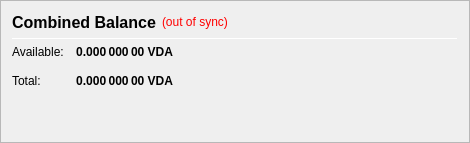
                   <widget class="QFrame" name="frame_CombinedBalances">
                    <property name="minimumSize">
                     <size>
                      <width>470</width>
                      <height>0</height>
                     </size>
                    </property>
                    <property name="frameShape">
                     <enum>QFrame::StyledPanel</enum>
                    </property>
                    <property name="frameShadow">
                     <enum>QFrame::Raised</enum>
                    </property>
                    <layout class="QVBoxLayout" name="verticalLayout_5">
                     <item>
                      <layout class="QHBoxLayout" name="horizontalLayout_5" stretch="0,0,0">
                       <item>
                        <widget class="QLabel" name="label_5z">
                         <property name="minimumSize">
                          <size>
                           <width>0</width>
                           <height>20</height>
                          </size>
                         </property>
                         <property name="font">
                          <font>
                           <pointsize>12</pointsize>
                           <weight>75</weight>
                           <bold>true</bold>
                          </font>
                         </property>
                         <property name="toolTip">
                          <string>Combined Balance (including unconfirmed and immature coins)</string>
                         </property>
                         <property name="text">
                          <string>Combined Balance</string>
                         </property>
                        </widget>
                       </item>
                       <item>
                        <widget class="QLabel" name="labelWalletStatus">
                         <property name="cursor">
                          <cursorShape>WhatsThisCursor</cursorShape>
                         </property>
                         <property name="toolTip">
                          <string>The displayed information may be out of date. Your wallet automatically synchronizes with the VIDA network after a connection is established, but this process has not completed yet.</string>
                         </property>
                         <property name="styleSheet">
                          <string notr="true">QLabel { color: red; }</string>
                         </property>
                         <property name="text">
                          <string notr="true">(out of sync)</string>
                         </property>
                         <property name="alignment">
                          <set>Qt::AlignLeading|Qt::AlignLeft|Qt::AlignVCenter</set>
                         </property>
                        </widget>
                       </item>
                       <item>
                        <spacer name="horizontalSpacer_1">
                         <property name="orientation">
                          <enum>Qt::Horizontal</enum>
                         </property>
                         <property name="sizeHint" stdset="0">
                          <size>
                           <width>40</width>
                           <height>20</height>
                          </size>
                         </property>
                        </spacer>
                       </item>
                      </layout>
                     </item>
                     <item>
                      <widget class="Line" name="line_CombinedBalance">
                       <property name="minimumSize">
                        <size>
                         <width>0</width>
                         <height>1</height>
                        </size>
                       </property>
                       <property name="maximumSize">
                        <size>
                         <width>16777215</width>
                         <height>1</height>
                        </size>
                       </property>
                       <property name="orientation">
                        <enum>Qt::Horizontal</enum>
                       </property>
                      </widget>
                     </item>
                     <item>
                      <layout class="QGridLayout" name="gridLayout_3">
                       <property name="spacing">
                        <number>12</number>
                       </property>
                       <item row="1" column="0">
                        <widget class="QLabel" name="labelBalanceTextz">
                         <property name="text">
                          <string>Available:</string>
                         </property>
                        </widget>
                       </item>
                       <item row="1" column="1">
                        <widget class="QLabel" name="labelBalancez">
                         <property name="font">
                          <font>
                           <weight>75</weight>
                           <bold>true</bold>
                          </font>
                         </property>
                         <property name="cursor">
                          <cursorShape>IBeamCursor</cursorShape>
                         </property>
                         <property name="toolTip">
                          <string>Your current spendable balance</string>
                         </property>
                         <property name="text">
                          <string notr="true">0.000 000 00 VDA</string>
                         </property>
                         <property name="alignment">
                          <set>Qt::AlignRight|Qt::AlignTrailing|Qt::AlignVCenter</set>
                         </property>
                         <property name="textInteractionFlags">
                          <set>Qt::LinksAccessibleByMouse|Qt::TextSelectableByKeyboard|Qt::TextSelectableByMouse</set>
                         </property>
                        </widget>
                       </item>
                       <item row="2" column="0">
                        <widget class="QLabel" name="labelTotalTextz">
                         <property name="text">
                          <string>Total:</string>
                         </property>
                        </widget>
                       </item>
                       <item row="2" column="1">
                        <widget class="QLabel" name="labelTotalz">
                         <property name="font">
                          <font>
                           <weight>75</weight>
                           <bold>true</bold>
                          </font>
                         </property>
                         <property name="cursor">
                          <cursorShape>IBeamCursor</cursorShape>
                         </property>
                         <property name="toolTip">
                          <string>Total Balance, including all unavailable coins.</string>
                         </property>
                         <property name="text">
                          <string notr="true">0.000 000 00 VDA</string>
                         </property>
                         <property name="alignment">
                          <set>Qt::AlignRight|Qt::AlignTrailing|Qt::AlignVCenter</set>
                         </property>
                         <property name="textInteractionFlags">
                          <set>Qt::LinksAccessibleByMouse|Qt::TextSelectableByKeyboard|Qt::TextSelectableByMouse</set>
                         </property>
                        </widget>
                       </item>
                       <item row="2" column="3">
                        <spacer name="horizontalSpacer_2">
                         <property name="orientation">
                          <enum>Qt::Horizontal</enum>
                         </property>
                         <property name="sizeHint" stdset="0">
                          <size>
                           <width>40</width>
                           <height>20</height>
                          </size>
                         </property>
                        </spacer>
                       </item>
                      </layout>
                     </item>
                     <item>
                      <spacer name="verticalSpacer_1">
                       <property name="orientation">
                        <enum>Qt::Vertical</enum>
                       </property>
                       <property name="sizeHint" stdset="0">
                        <size>
                         <width>20</width>
                         <height>40</height>
                        </size>
                       </property>
                      </spacer>
                     </item>
                    </layout>
                   </widget>
